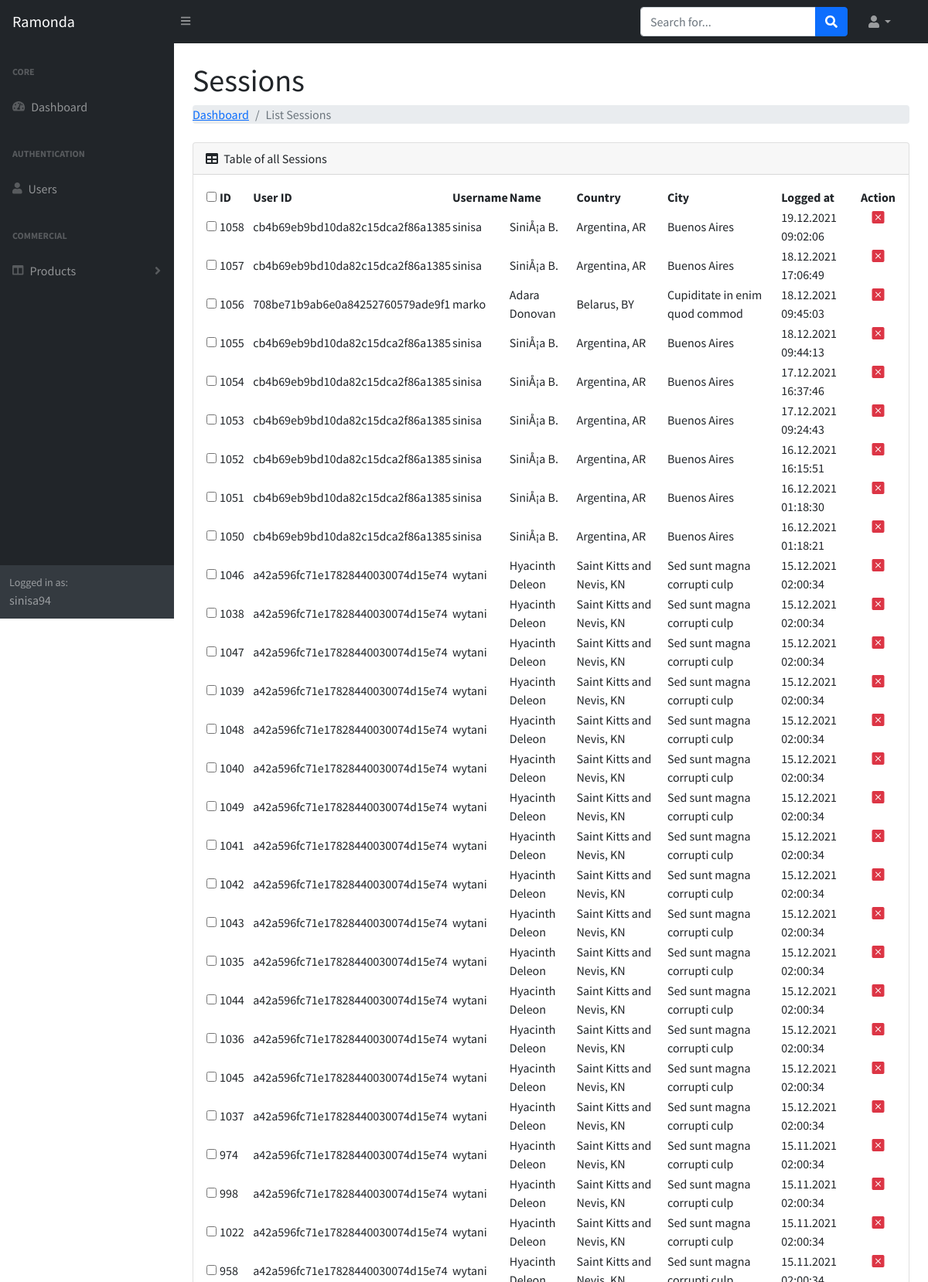
The app's page /admin/sessions (signed in, upper part) with its own data.
### tables this page shows
CREATE TABLE `tbl_sessions` (
  `id` int(11) NOT NULL,
  `user_id` varchar(255) NOT NULL,
  `logged_at` timestamp NOT NULL DEFAULT current_timestamp() ON UPDATE current_timestamp()
);

CREATE TABLE `tbl_users` (
  `id` varchar(255) NOT NULL,
  `name` varchar(255) NOT NULL,
  `username` varchar(255) NOT NULL,
  `email` varchar(255) NOT NULL,
  `password` varchar(255) NOT NULL,
  `image` varchar(255) DEFAULT NULL,
  `address` varchar(255) NOT NULL,
  `phone` varchar(255) NOT NULL,
  `zip` varchar(8) NOT NULL,
  `country` varchar(255) NOT NULL,
  `city` varchar(255) NOT NULL,
  `created_at` timestamp NULL DEFAULT current_timestamp(),
  `updated_at` timestamp NULL DEFAULT NULL,
  `is_admin` tinyint(1) NOT NULL DEFAULT 0
);

### app/libraries/App.php (called while the page is built, shortened)
<?php
class App
{
    protected $currentMethod = 'index';
    public function __construct()
    {
        $url = $this->getUrl();
        if (!empty($url[0]) && file_exists('../app/controllers/' . ucwords($url[0]) . '.php')) {
            unset($url[0]);
        }
        $this->currentController = new $this->currentController;
        if (isset($url[1])) {
            if (method_exists($this->currentController, $url[1])) {
                $this->currentMethod = $url[1];
                unset($url[1]);
            }
        }
        $this->params = $url ? array_values($url) : [];
        call_user_func_array([$this->currentController, $this->currentMethod], $this->params);
    }
    public function getUrl()
    {
        if (isset($_GET['url'])) {
            $url = rtrim($_GET['url'], '/');
            $url = filter_var($url, FILTER_SANITIZE_URL);
            $url = explode('/', $url);
            return $url;
        }
    }
}

### app/require.php (called while the page is built, shortened)
<?php
require_once 'libraries/App.php';
require_once 'libraries/Controller.php';
require_once 'libraries/Database.php';
require_once 'helpers/Session.php';
$init = new App();

### public/index.php (called while the page is built)
<?php
require_once '../app/require.php';

### app/helpers/Session.php (called while the page is built, shortened)
<?php
function getSession($value)
{
    if (isset($_SESSION[$value]))
        return $_SESSION[$value];
}

### app/libraries/Database.php (called while the page is built, shortened)
<?php
class Database
{
    private $dbHost = DB_HOST;
    private $dbUser = DB_USER;
    private $dbPass = DB_PASS;
    private $dbName = DB_NAME;
    private $dbPort = DB_PORT;
    private $stmt;
    private $dbHandler;
    public function __construct()
    {
        $conn = 'mysql:host=' . $this->dbHost . ';port=' . $this->dbPort . ';dbname=' . $this->dbName;
        $options = array(
            PDO::ATTR_PERSISTENT => true,
            PDO::ATTR_ERRMODE => PDO::ERRMODE_EXCEPTION
        );
        try {
            $this->dbHandler = new PDO($conn, $this->dbUser, $this->dbPass, $options);
        } catch (PDOException $e) {
            $this->error = $e->getMessage();
            echo $this->error;
        }
        return $this->dbHandler;
    }
    public function query($sql)
    {
        $this->stmt = $this->dbHandler->prepare($sql);
    }
    public function execute()
    {
        return $this->stmt->execute();
    }
    public function resultSet($fetchStyle = PDO::FETCH_OBJ)
    {
        $this->execute();
        return $this->stmt->fetchAll($fetchStyle);
    }
}

### app/models/Session.php (called while the page is built, shortened)
<?php
class Session
{
    private $db;
    public function __construct()
    {
        $this->db = new Database;
    }
    public function getSessions()
    {
        $this->db->query('SELECT *, s.id as s_id FROM tbl_sessions s
                          INNER JOIN tbl_users u ON s.user_id=u.id
                          GROUP BY s.id
                          ORDER BY s.logged_at DESC');
        return $this->db->resultSet();
    }
    public function getSessionsByMonth()
    {
        $this->db->query('SELECT *, count(y.user_id) count_of_logins
                          FROM (SELECT *, Month(CAST(logged_at as DATE)) month
                                FROM tbl_sessions) y
                          GROUP by y.month
                        ');
        return $this->db->resultSet();
    }
    public function lastActivity()
    {
        $this->db->query('SELECT logged_at as date, time_format(logged_at, "%H:%i %p") as time
                          FROM tbl_sessions
                          ORDER BY logged_at DESC
                          LIMIT 1
      ');
        return $this->db->resultSet();
    }
}

### app/views/admin/sessions.php (the view, shortened to what this page needs)
<?php require APPROOT . '/views/admin/includes/header.php'; ?>
<?php require APPROOT . '/views/admin/includes/navigation.php'; ?>
<?php require APPROOT . '/views/admin/includes/sidebar.php'; ?>
<main>
    <div class="container-fluid px-4">
        <h1 class="mt-4"><?= $data['page'] ?></h1>
        <ol class="breadcrumb mb-4">
            <li class="breadcrumb-item"><a href="<?= ROOT ?>/admin">Dashboard</a></li>
            <li class="breadcrumb-item active">List <?= $data['page'] ?></li>
        </ol>
        <div class="card mb-4">
            <div class="card-header">
                <i class="fas fa-table me-1"></i>
                Table of all <?= $data['page'] ?>
            </div>
            <div class="card-body">
                <table id="datatablesSimple">
                    <thead>
                        <tr>
                            <th>
                                <input type="checkbox" id="selectAllBoxes">
                            </th>
                            <th>ID</th>
                            <th>User ID</th>
                            <th>Username</th>
                            <th>Name</th>
                            <th>Country</th>
                            <th>City</th>
                            <th>Logged at</th>
                            <th class="text-center">Action</th>
                        </tr>
                    </thead>
                    <tbody>
                        <?php foreach ($data['sessionsAll'] as $session) : ?>
                        <tr class="row-session" data-id="<?= $session->s_id ?>">
                            <td>
                                <input type="checkbox" name="session_id[]" id="delete_session" class="checkBoxes"
                                    data-id="<?= $session->s_id ?>">
                            </td>
                            <td><?= $session->s_id; ?></td>
                            <td><?= $session->user_id; ?></td>
                            <td>
                                <?= $session->username; ?>
                            </td>
                            <td>
                                <?= $session->name; ?>
                            </td>
                            <td>
                                <?= $session->country; ?>
                            </td>
                            <td>
                                <?= $session->city; ?>
                            </td>
                            <td>
                                <?= date_format(date_create($session->logged_at), 'd.m.Y H:i:s'); ?>
                            </td>
                            <td class="d-flex justify-content-center">
                                <div class="d-inline-flex">
                                    <div class="px-1">
                                        <a href="#!" onclick="deleteSession('<?= $session->s_id; ?>')"
                                            class="text-danger">
                                            <i class="bi bi-x-square-fill"></i>
                                        </a>
                                    </div>
                                </div>
                            </td>
                        </tr>
                        <?php endforeach; ?>
                    </tbody>
                </table>
            </div>
        </div>
    </div>
</main>
<?php require APPROOT . '/views/admin/includes/footer.php'; ?>

### app/controllers/Admin.php (shortened to what this page needs)
<?php
class Admin extends Controller
{
    public function __construct()
    {
        $this->sessionModel = $this->model('Session');
    }
    public function sessions()
    {
        $sessionsAll = $this->sessionModel->getSessions();
        $sessions = $this->sessionModel->getSessionsByMonth();
        $lastActivity = $this->sessionModel->lastActivity();
        $data = [
            'title-tab' => 'Sessions | Ramonda',
            'page' => 'Sessions',
            'jsonData' => $_SESSION,
            'sessions' => $sessions,
            'sessionsAll' => $sessionsAll,
            'lastActivity' => $lastActivity,
        ];
        if (isset($_GET['type']) && $_GET['type'] == 'json') :
            var_dump($data['sessions']);
        else :
            $this->view('admin/sessions', $data);
        endif;
    }
}

### app/libraries/Controller.php (shortened to what this page needs)
<?php
class Controller
{
    public function view($filename, $data = [])
    {
        extract($data);
        if (file_exists('../app/views/' . $filename . '.php')) {
            require_once('../app/views/' . $filename . '.php');
        } else {
            require_once("../app/views/includes/404.php");
        }
    }
    public function model($modelname)
    {
        if (file_exists('../app/models/' . ucfirst($modelname) . '.php')) {
            return new $modelname();
        } else
            return false;
    }
}

### app/views/admin/includes/header.php (shortened to what this page needs)
<!DOCTYPE html>
<html lang="en">
<head>
    <link rel="stylesheet" href="https://stackpath.bootstrapcdn.com/bootstrap/4.3.1/css/bootstrap.min.css">
    <link href="https://cdn.jsdelivr.net/npm/simple-datatables@latest/dist/style.css" rel="stylesheet" />
    <link href="<?php echo ASSETS_URL; ?>/css/styles.css" rel="stylesheet" />
    <link rel="stylesheet" href="https://cdn.jsdelivr.net/npm/bootstrap-icons@1.7.1/font/bootstrap-icons.css">
</head>
<body class="sb-nav-fixed">

### app/views/admin/includes/navigation.php (shortened to what this page needs)
<nav class="sb-topnav navbar navbar-expand navbar-dark bg-dark">
    <a class="navbar-brand ps-3" href="<?= ROOT ?>/admin"><?= SITENAME ?></a>
    <button class="btn btn-link btn-sm order-1 order-lg-0 me-4 me-lg-0" id="sidebarToggle" href="#!"><i
            class="fas fa-bars">
        </i>
    </button>
    <form class="d-none d-md-inline-block form-inline ms-auto me-0 me-md-3 my-2 my-md-0">
        <div class="input-group">
            <input class="form-control" type="text" placeholder="Search for..." aria-label="Search for..."
                aria-describedby="btnNavbarSearch" />
            <button class="btn btn-primary" id="btnNavbarSearch" type="button"><i class="fas fa-search"></i></button>
        </div>
    </form>
    <ul class="navbar-nav ms-auto ms-md-0 me-3 me-lg-4">
        <li class="nav-item dropdown">
            <a class="nav-link dropdown-toggle" id="navbarDropdown" href="#" role="button" data-bs-toggle="dropdown"
                aria-expanded="false"><i class="fas fa-user fa-fw"></i></a>
        </li>
    </ul>
</nav>
<div id="layoutSidenav">

### app/views/admin/includes/sidebar.php (shortened to what this page needs)
<div id="layoutSidenav_nav">
    <nav class="sb-sidenav accordion sb-sidenav-dark" id="sidenavAccordion">
        <div class="sb-sidenav-menu">
            <div class="nav">
                <div class="sb-sidenav-menu-heading">Core</div>
                <a class="nav-link" href="<?= ROOT ?>/admin">
                    <div class="sb-nav-link-icon"><i class="fas fa-tachometer-alt"></i></div>
                    Dashboard
                </a>
                <div class="sb-sidenav-menu-heading">Authentication</div>
                <a class="nav-link" href="<?= ROOT ?>/admin/users">
                    <div class="sb-nav-link-icon"><i class="fas fa-user"></i></div>
                    Users
                </a>
                <div class="sb-sidenav-menu-heading">Commercial</div>
                <a class="nav-link collapsed" href="#" data-bs-toggle="collapse" data-bs-target="#collapseCommercial"
                    aria-expanded="false" aria-controls="collapseCommercial">
                    <div class="sb-nav-link-icon"><i class="fas fa-columns"></i></div>
                    Products
                    <div class="sb-sidenav-collapse-arrow"><i class="fas fa-angle-down"></i></div>
                </a>
            </div>
        </div>
        <div class="sb-sidenav-footer">
            <div class="small">Logged in as:</div>
            <?= getSession('username'); ?>
        </div>
    </nav>
</div>
<div id="layoutSidenav_content">

### app/views/admin/includes/footer.php (shortened to what this page needs)
</div>
</div>

### records on screen
tbl_sessions: id "1058", user "cb4b69eb9bd10da82c15dca2f86a1385", user.username "sinisa", user.name "SiniÅ¡a B.", user.country "Argentina, AR", user.city "Buenos Aires", logged_at "19.12.2021 09:02:06"
tbl_sessions: id "1057", user "cb4b69eb9bd10da82c15dca2f86a1385", user.username "sinisa", user.name "SiniÅ¡a B.", user.country "Argentina, AR", user.city "Buenos Aires", logged_at "18.12.2021 17:06:49"
tbl_sessions: id "1056", user "708be71b9ab6e0a84252760579ade9f1", user.username "marko", user.name "Adara Donovan", user.country "Belarus, BY", user.city "Cupiditate in enim quod commod", logged_at "18.12.2021 09:45:03"
tbl_sessions: id "1055", user "cb4b69eb9bd10da82c15dca2f86a1385", user.username "sinisa", user.name "SiniÅ¡a B.", user.country "Argentina, AR", user.city "Buenos Aires", logged_at "18.12.2021 09:44:13"
tbl_sessions: id "1054", user "cb4b69eb9bd10da82c15dca2f86a1385", user.username "sinisa", user.name "SiniÅ¡a B.", user.country "Argentina, AR", user.city "Buenos Aires", logged_at "17.12.2021 16:37:46"
tbl_sessions: id "1053", user "cb4b69eb9bd10da82c15dca2f86a1385", user.username "sinisa", user.name "SiniÅ¡a B.", user.country "Argentina, AR", user.city "Buenos Aires", logged_at "17.12.2021 09:24:43"
tbl_sessions: id "1052", user "cb4b69eb9bd10da82c15dca2f86a1385", user.username "sinisa", user.name "SiniÅ¡a B.", user.country "Argentina, AR", user.city "Buenos Aires", logged_at "16.12.2021 16:15:51"
tbl_sessions: id "1051", user "cb4b69eb9bd10da82c15dca2f86a1385", user.username "sinisa", user.name "SiniÅ¡a B.", user.country "Argentina, AR", user.city "Buenos Aires", logged_at "16.12.2021 01:18:30"
tbl_sessions: id "1050", user "cb4b69eb9bd10da82c15dca2f86a1385", user.username "sinisa", user.name "SiniÅ¡a B.", user.country "Argentina, AR", user.city "Buenos Aires", logged_at "16.12.2021 01:18:21"
tbl_sessions: id "1046", user "a42a596fc71e17828440030074d15e74", user.username "wytani", user.name "Hyacinth Deleon", user.country "Saint Kitts and Nevis, KN", user.city "Sed sunt magna corrupti culp", logged_at "15.12.2021 02:00:34"
tbl_sessions: id "1038", user "a42a596fc71e17828440030074d15e74", user.username "wytani", user.name "Hyacinth Deleon", user.country "Saint Kitts and Nevis, KN", user.city "Sed sunt magna corrupti culp", logged_at "15.12.2021 02:00:34"
tbl_sessions: id "1047", user "a42a596fc71e17828440030074d15e74", user.username "wytani", user.name "Hyacinth Deleon", user.country "Saint Kitts and Nevis, KN", user.city "Sed sunt magna corrupti culp", logged_at "15.12.2021 02:00:34"
tbl_sessions: id "1039", user "a42a596fc71e17828440030074d15e74", user.username "wytani", user.name "Hyacinth Deleon", user.country "Saint Kitts and Nevis, KN", user.city "Sed sunt magna corrupti culp", logged_at "15.12.2021 02:00:34"
tbl_sessions: id "1048", user "a42a596fc71e17828440030074d15e74", user.username "wytani", user.name "Hyacinth Deleon", user.country "Saint Kitts and Nevis, KN", user.city "Sed sunt magna corrupti culp", logged_at "15.12.2021 02:00:34"
tbl_sessions: id "1040", user "a42a596fc71e17828440030074d15e74", user.username "wytani", user.name "Hyacinth Deleon", user.country "Saint Kitts and Nevis, KN", user.city "Sed sunt magna corrupti culp", logged_at "15.12.2021 02:00:34"
tbl_sessions: id "1049", user "a42a596fc71e17828440030074d15e74", user.username "wytani", user.name "Hyacinth Deleon", user.country "Saint Kitts and Nevis, KN", user.city "Sed sunt magna corrupti culp", logged_at "15.12.2021 02:00:34"
tbl_sessions: id "1041", user "a42a596fc71e17828440030074d15e74", user.username "wytani", user.name "Hyacinth Deleon", user.country "Saint Kitts and Nevis, KN", user.city "Sed sunt magna corrupti culp", logged_at "15.12.2021 02:00:34"
tbl_sessions: id "1042", user "a42a596fc71e17828440030074d15e74", user.username "wytani", user.name "Hyacinth Deleon", user.country "Saint Kitts and Nevis, KN", user.city "Sed sunt magna corrupti culp", logged_at "15.12.2021 02:00:34"
tbl_sessions: id "1043", user "a42a596fc71e17828440030074d15e74", user.username "wytani", user.name "Hyacinth Deleon", user.country "Saint Kitts and Nevis, KN", user.city "Sed sunt magna corrupti culp", logged_at "15.12.2021 02:00:34"
tbl_sessions: id "1035", user "a42a596fc71e17828440030074d15e74", user.username "wytani", user.name "Hyacinth Deleon", user.country "Saint Kitts and Nevis, KN", user.city "Sed sunt magna corrupti culp", logged_at "15.12.2021 02:00:34"
tbl_sessions: id "1044", user "a42a596fc71e17828440030074d15e74", user.username "wytani", user.name "Hyacinth Deleon", user.country "Saint Kitts and Nevis, KN", user.city "Sed sunt magna corrupti culp", logged_at "15.12.2021 02:00:34"
tbl_sessions: id "1036", user "a42a596fc71e17828440030074d15e74", user.username "wytani", user.name "Hyacinth Deleon", user.country "Saint Kitts and Nevis, KN", user.city "Sed sunt magna corrupti culp", logged_at "15.12.2021 02:00:34"
tbl_sessions: id "1045", user "a42a596fc71e17828440030074d15e74", user.username "wytani", user.name "Hyacinth Deleon", user.country "Saint Kitts and Nevis, KN", user.city "Sed sunt magna corrupti culp", logged_at "15.12.2021 02:00:34"
tbl_sessions: id "1037", user "a42a596fc71e17828440030074d15e74", user.username "wytani", user.name "Hyacinth Deleon", user.country "Saint Kitts and Nevis, KN", user.city "Sed sunt magna corrupti culp", logged_at "15.12.2021 02:00:34"
tbl_sessions: id "974", user "a42a596fc71e17828440030074d15e74", user.username "wytani", user.name "Hyacinth Deleon", user.country "Saint Kitts and Nevis, KN", user.city "Sed sunt magna corrupti culp", logged_at "15.11.2021 02:00:34"
tbl_sessions: id "998", user "a42a596fc71e17828440030074d15e74", user.username "wytani", user.name "Hyacinth Deleon", user.country "Saint Kitts and Nevis, KN", user.city "Sed sunt magna corrupti culp", logged_at "15.11.2021 02:00:34"
tbl_sessions: id "1022", user "a42a596fc71e17828440030074d15e74", user.username "wytani", user.name "Hyacinth Deleon", user.country "Saint Kitts and Nevis, KN", user.city "Sed sunt magna corrupti culp", logged_at "15.11.2021 02:00:34"
tbl_sessions: id "958", user "a42a596fc71e17828440030074d15e74", user.username "wytani"

### other values on screen
SITENAME "Ramonda"
getSession('username') "sinisa94"
$data['page'] "Sessions"
